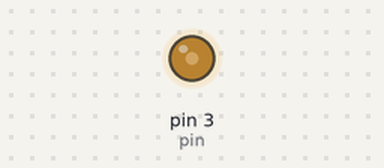
The sketch below on a simulated Arduino Uno, built with avr-gcc and run on an emulated ATmega328P. Shown: output pins drawn as LEDs (lit = HIGH).

Above: at 0.1 s.
Timing chart, 0 to 1.6 s (numbered marks = the images above):
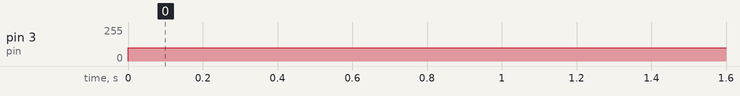

Measured:
- by itself, pin 3 (pin): 0/255 → 100/255 at 0.00 s

The sketch:

sortie_analogique_oscilo.ino
```cpp
int pin = 3;

void setup() {

}

void loop() {
  analogWrite(pin, 100);
  delay(1000);
}
```
